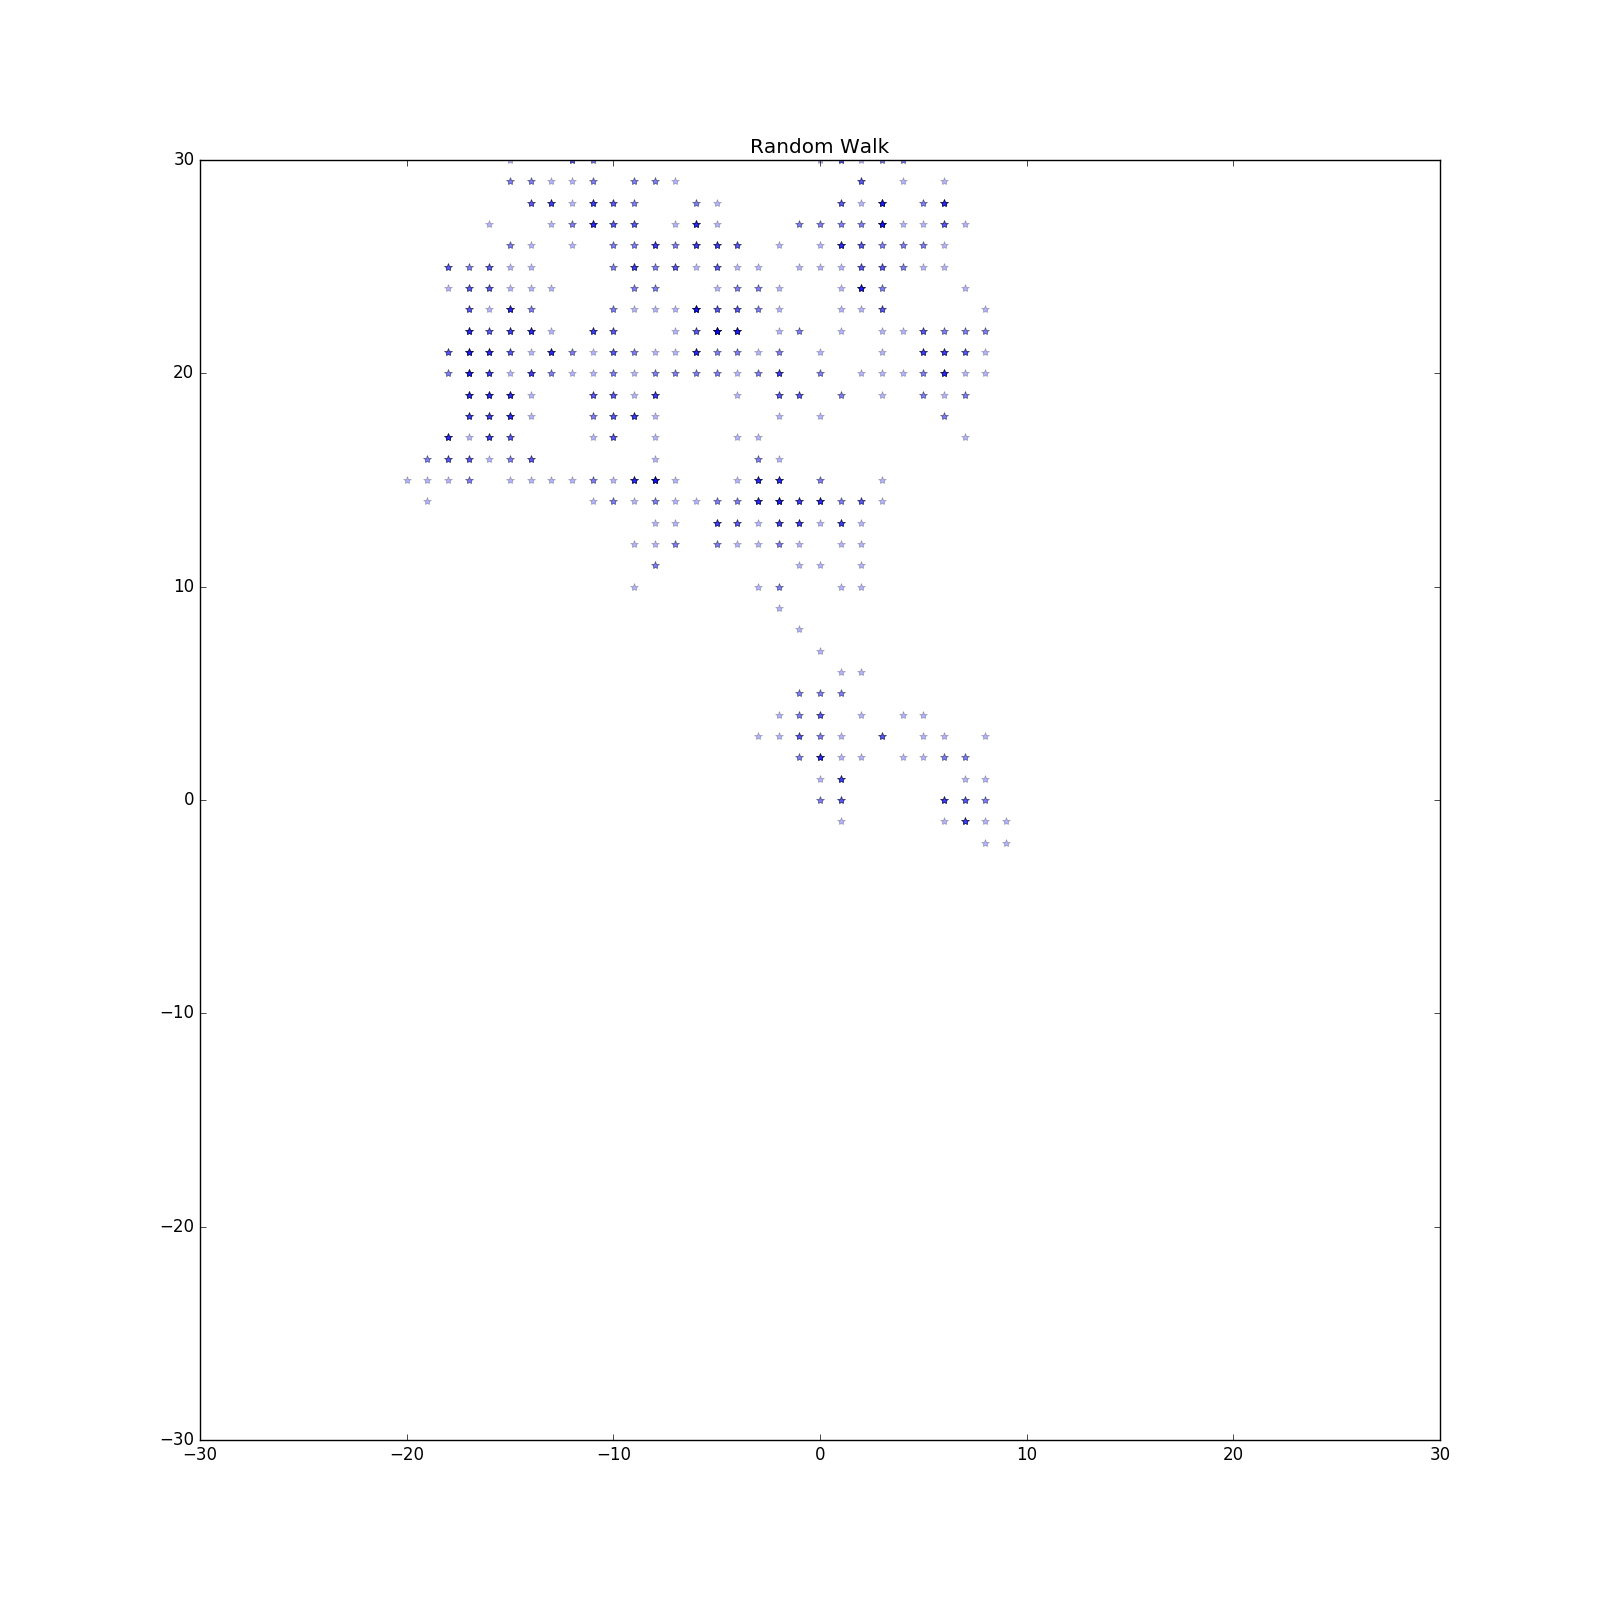

Python code for this plot:


# https://github.com/timestocome

# simple example of a random walk animation


import numpy as np 
import matplotlib.pyplot as plt 
import matplotlib.animation as animation


fig = plt.figure(figsize=(16, 16))

ax1 = fig.add_subplot(1,1,1)
ax1.set_ylim([-30, 30])
ax1.set_xlim([-30, 30])
plt.title("Random Walk")



# returns int of value: -1, 0, 1
def randomWalk():
    s = np.random.randint(low=-1, high=2)
    return s
    



counter = 1
location_x = [0]
location_y = [0]

def animate(i):

    global location_x, location_y, counter

    location_x.append(location_x[counter-1] + randomWalk())
    location_y.append(location_y[counter-1] + randomWalk())

    plt.plot(location_x[counter], location_y[counter], marker='*', color="b", alpha=0.3)

    counter += 1




ani = animation.FuncAnimation(fig, animate, interval=10, frames=1000, repeat=False)
plt.show()


fig = plt.figure(figsize=(12,12))
plt.subplot(2,1,1)
plt.hist(location_x)
plt.title('X')

plt.subplot(2,1,2)
plt.hist(location_y)
plt.title('Y')
plt.hist(location_y)

plt.savefig('random_histogram.png')
plt.show()